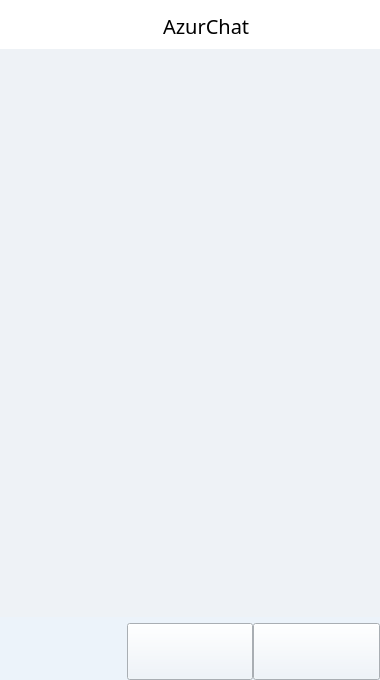
<?xml version="1.0" encoding="UTF-8"?>
<ui version="4.0">
 <class>Widget</class>
 <widget class="QWidget" name="Widget">
  <property name="geometry">
   <rect>
    <x>0</x>
    <y>0</y>
    <width>380</width>
    <height>680</height>
   </rect>
  </property>
  <property name="windowTitle">
   <string>Widget</string>
  </property>
  <property name="styleSheet">
   <string notr="true"/>
  </property>
  <layout class="QGridLayout" name="gridLayout">
   <property name="leftMargin">
    <number>0</number>
   </property>
   <property name="topMargin">
    <number>0</number>
   </property>
   <property name="rightMargin">
    <number>0</number>
   </property>
   <property name="bottomMargin">
    <number>0</number>
   </property>
   <item row="0" column="0">
    <widget class="QWidget" name="widget" native="true">
     <property name="sizePolicy">
      <sizepolicy hsizetype="MinimumExpanding" vsizetype="MinimumExpanding">
       <horstretch>0</horstretch>
       <verstretch>0</verstretch>
      </sizepolicy>
     </property>
     <property name="styleSheet">
      <string notr="true">background-color: #ECF3FA;</string>
     </property>
     <layout class="QGridLayout" name="gridLayout_2">
      <property name="leftMargin">
       <number>0</number>
      </property>
      <property name="topMargin">
       <number>0</number>
      </property>
      <property name="rightMargin">
       <number>0</number>
      </property>
      <property name="bottomMargin">
       <number>0</number>
      </property>
      <property name="spacing">
       <number>0</number>
      </property>
      <item row="1" column="0">
       <widget class="QWidget" name="AzurChat" native="true">
        <property name="maximumSize">
         <size>
          <width>16777215</width>
          <height>50</height>
         </size>
        </property>
        <property name="font">
         <font>
          <family>PingFang SC</family>
          <italic>false</italic>
          <bold>true</bold>
          <stylestrategy>PreferDefault</stylestrategy>
         </font>
        </property>
        <property name="autoFillBackground">
         <bool>false</bool>
        </property>
        <property name="styleSheet">
         <string notr="true">background-color: #FFFFFF;</string>
        </property>
        <layout class="QGridLayout" name="gridLayout_3">
         <property name="topMargin">
          <number>12</number>
         </property>
         <item row="0" column="3">
          <spacer name="horizontalSpacer_2">
           <property name="orientation">
            <enum>Qt::Orientation::Horizontal</enum>
           </property>
           <property name="sizeHint" stdset="0">
            <size>
             <width>40</width>
             <height>20</height>
            </size>
           </property>
          </spacer>
         </item>
         <item row="0" column="1">
          <spacer name="horizontalSpacer">
           <property name="orientation">
            <enum>Qt::Orientation::Horizontal</enum>
           </property>
           <property name="sizeHint" stdset="0">
            <size>
             <width>20</width>
             <height>20</height>
            </size>
           </property>
          </spacer>
         </item>
         <item row="0" column="2">
          <widget class="QLabel" name="label">
           <property name="font">
            <font>
             <family>PingFang SC</family>
             <pointsize>15</pointsize>
             <italic>false</italic>
             <bold>false</bold>
             <stylestrategy>PreferDefault</stylestrategy>
            </font>
           </property>
           <property name="text">
            <string>AzurChat</string>
           </property>
          </widget>
         </item>
         <item row="0" column="0">
          <widget class="QToolButton" name="quit_button">
           <property name="styleSheet">
            <string notr="true">
        QToolButton {
            border: none;
            padding: 2px;
        }

        QToolButton:hover {
            background-color: #e6e6e6;
            border-radius: 4px;
        }

        QToolButton:pressed {
            background-color: #d0d0d0;
        }

        /* 关键：干掉下拉箭头 */
        QToolButton::menu-indicator {
            image: none;
        }
        </string>
           </property>
           <property name="text">
            <string/>
           </property>
           <property name="icon">
            <iconset>
             <normaloff>go.png</normaloff>go.png</iconset>
           </property>
           <property name="iconSize">
            <size>
             <width>20</width>
             <height>20</height>
            </size>
           </property>
          </widget>
         </item>
        </layout>
       </widget>
      </item>
      <item row="2" column="0">
       <widget class="QWidget" name="widget_3" native="true">
        <property name="font">
         <font>
          <family>PingFang SC</family>
         </font>
        </property>
        <property name="styleSheet">
         <string notr="true"/>
        </property>
        <layout class="QGridLayout" name="gridLayout_4">
         <property name="leftMargin">
          <number>0</number>
         </property>
         <property name="topMargin">
          <number>0</number>
         </property>
         <property name="rightMargin">
          <number>0</number>
         </property>
         <property name="bottomMargin">
          <number>0</number>
         </property>
         <property name="verticalSpacing">
          <number>6</number>
         </property>
         <item row="0" column="0">
          <widget class="QListWidget" name="list">
           <property name="sizePolicy">
            <sizepolicy hsizetype="Expanding" vsizetype="Expanding">
             <horstretch>0</horstretch>
             <verstretch>10</verstretch>
            </sizepolicy>
           </property>
           <property name="styleSheet">
            <string notr="true">QListWidget {
    border: none;
    outline: none;
    background-color: #EEF2F6;
    padding: 10px;
}

QListWidget::item:selected {
    background: transparent;
}</string>
           </property>
           <property name="lineWidth">
            <number>0</number>
           </property>
          </widget>
         </item>
         <item row="1" column="0">
          <widget class="QWidget" name="widget_2" native="true">
           <property name="sizePolicy">
            <sizepolicy hsizetype="Preferred" vsizetype="Expanding">
             <horstretch>0</horstretch>
             <verstretch>1</verstretch>
            </sizepolicy>
           </property>
           <property name="styleSheet">
            <string notr="true"/>
           </property>
           <layout class="QGridLayout" name="gridLayout_5">
            <property name="leftMargin">
             <number>0</number>
            </property>
            <property name="topMargin">
             <number>0</number>
            </property>
            <property name="rightMargin">
             <number>0</number>
            </property>
            <property name="bottomMargin">
             <number>0</number>
            </property>
            <property name="spacing">
             <number>0</number>
            </property>
            <item row="0" column="2">
             <widget class="QToolButton" name="my">
              <property name="sizePolicy">
               <sizepolicy hsizetype="Expanding" vsizetype="Expanding">
                <horstretch>0</horstretch>
                <verstretch>0</verstretch>
               </sizepolicy>
              </property>
              <property name="styleSheet">
               <string notr="true"/>
              </property>
              <property name="text">
               <string/>
              </property>
             </widget>
            </item>
            <item row="0" column="0">
             <widget class="QToolButton" name="chat">
              <property name="sizePolicy">
               <sizepolicy hsizetype="Expanding" vsizetype="Expanding">
                <horstretch>0</horstretch>
                <verstretch>0</verstretch>
               </sizepolicy>
              </property>
              <property name="styleSheet">
               <string notr="true">QToolButton {
            border: none;
            background: transparent;
            color: #666;
        }
</string>
              </property>
              <property name="text">
               <string/>
              </property>
              <property name="iconSize">
               <size>
                <width>30</width>
                <height>30</height>
               </size>
              </property>
              <property name="popupMode">
               <enum>QToolButton::ToolButtonPopupMode::DelayedPopup</enum>
              </property>
              <property name="toolButtonStyle">
               <enum>Qt::ToolButtonStyle::ToolButtonIconOnly</enum>
              </property>
             </widget>
            </item>
            <item row="0" column="1">
             <widget class="QToolButton" name="phone">
              <property name="sizePolicy">
               <sizepolicy hsizetype="Expanding" vsizetype="Expanding">
                <horstretch>0</horstretch>
                <verstretch>0</verstretch>
               </sizepolicy>
              </property>
              <property name="styleSheet">
               <string notr="true"/>
              </property>
              <property name="text">
               <string/>
              </property>
             </widget>
            </item>
           </layout>
          </widget>
         </item>
        </layout>
       </widget>
      </item>
     </layout>
    </widget>
   </item>
  </layout>
 </widget>
 <resources>
  <include location="pic.qrc"/>
 </resources>
 <connections/>
</ui>
